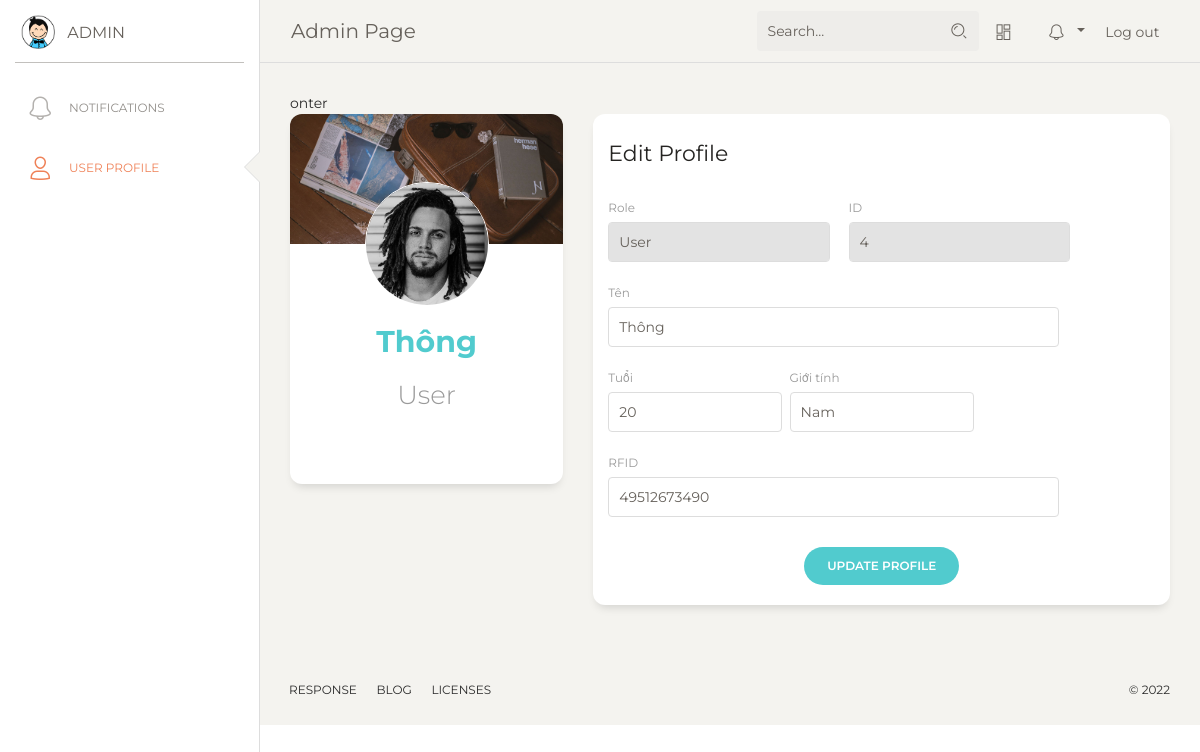
/home/user/4/, run on the app's committed database.
### home/models.py (models this page shows)
class People(models.Model):
    ID = models.IntegerField(primary_key=True, null=False, default=0)
    Name = models.CharField(max_length=100,null=True)
    Age = models.IntegerField(null=True)
    Gender = models.IntegerField(null=True)
    RFID = models.CharField(max_length=15,null=True)
    RoleID = models.IntegerField(null=True)

### home/views.py (the view)
# urls.py: path('home/user/<int:people_id>/', views.detailUser, name='detail'),
def detailUser(request,people_id):
    q = People.objects.get(pk=people_id)
    return render(request, 'home/index.html', {"people": q})

### templates/home/index.html (shortened to what this page needs)
{% extends 'home/base.html'%}
{% load static%}
 {% block sidebarblock%}
 <div class="sidebar-wrapper">
       <ul class="nav">
          <li>
            <a href="{% url 'home:notification' %}">
              <i class="nc-icon nc-bell-55"></i>
              <p>Notifications</p>
            </a>
          </li>
          <li class="active" >
            <a href="{% url 'home:detail' request.session.people_id %}">
              <i class="nc-icon nc-single-02"></i>
              <p>User Profile</p>
            </a>
          </li>
        </ul>
      </div>
{% endblock %}
   {% block contentblock%}
      <div class="content">onter
        <div class="row">
          <div class="col-md-4">
            <div class="card card-user">
              <div class="image">
                <img src="{% static 'img/damir-bosnjak.jpg' %}" alt="...">
              </div>
              <div class="card-body">
                <div class="author">
                  <a href="#">
                    <img class="avatar border-gray" src="{% static 'img/mike.jpg' %}" alt="...">
                    <h5 style="font-size:30px;margin-bottom:20px" class="title">{{people.Name}}</h5>
                  </a>
                </div>
                <p style="font-size:26px" class="description text-center">
                  {% if people.RoleID == 1 %}
                  Admin
                  {%else%} User
                  {% endif %}
                </p>
              </div>
            </div>
          </div>
          <div class="col-md-8">
            <div class="card card-user">
              <div class="card-header">
                <h5 class="card-title">Edit Profile</h5>
              </div>
              <div class="card-body">
                <form method="post" action="{% url 'home:update' people.ID%}">
                  <div class="row">
                    <div class="col-md-5 pr-1">
                      <div class="form-group">
                        <label>Role</label>
                        <input type="text" name="RoleID" class="form-control"  placeholder="Company" disabled
                               value="{% if people.RoleID == 1 %}Admin{%else%}User{% endif %}">
                      </div>
                    </div>
                    <div class="col-md-5 pr-1">
                      <div class="form-group">
                        <label>ID</label>
                        <input type="text" name="ID" class="form-control" placeholder="ID" disabled value="{{people.ID}}">
                      </div>
                    </div>
                  </div>
                  <div class="row">
                    <div class="col-md-10 ">
                      <div class="form-group">
                        <label>Tên</label>
                        <input type="text" class="form-control" name="Name" placeholder="Company" value="{{people.Name}}">
                      </div>
                    </div>
                  </div>
                  <div class="row">
                    <div class="col-md-4 pr-1">
                      <div class="form-group">
                        <label>Tuổi</label>
                        <input type="text" class="form-control" name="Age" placeholder="Age" value="{{people.Age}}">
                      </div>
                    </div>
                    <div class="col-md-4 px-1">
                      <div class="form-group">
                        <label>Giới tính</label>
                        <input type="text" class="form-control" name="Gender" placeholder="Country" value="{% if people.Gender == 1  %}Nam{% else %}Nữ{%endif%}">
                      </div>
                    </div>
                  </div>
                  <div class="row">
                    <div class="col-md-10">
                      <div class="form-group">
                        <label>RFID</label>
                        <input type="text" name="RFID"
                               class="form-control" placeholder="RFID" value="{{people.RFID}}">
                      </div>
                    </div>
                  </div>
                  <div class="row">
                    <div class="update ml-auto mr-auto">
                      <button type="submit" class="btn btn-primary btn-round">Update Profile</button>
                    </div>
                  </div>
                </form>
              </div>
            </div>
          </div>
        </div>
      </div>
    {% endblock %}

### data on the page
People: Name "Thông", RoleID "User", ID "4", Age "20", Gender "Nam", RFID "49512673490"
